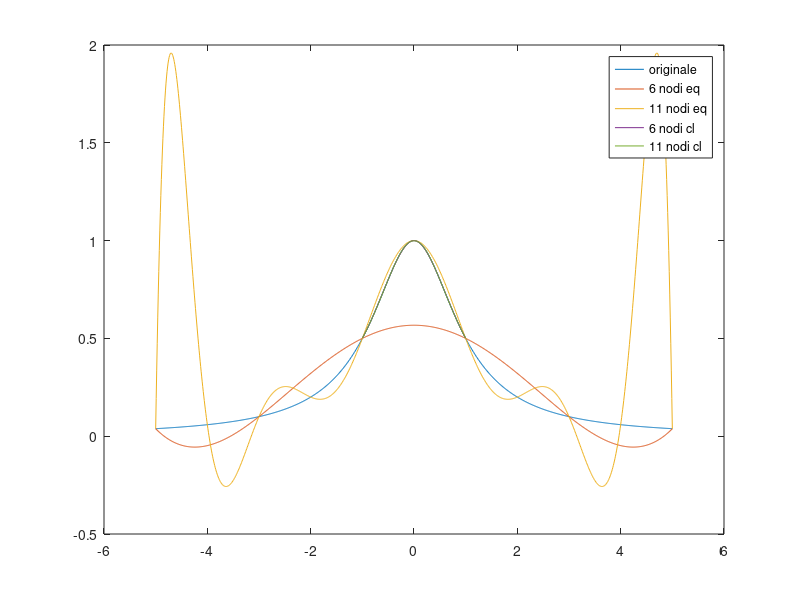

MATLAB code to generate this figure:
clear all;
clc;

f = @(x) 1 ./ (1 + x.^2);

s = linspace(-5, 5, 1000);
x1 = linspace(-5, 5, 6);
x2 = linspace(-5, 5, 11);

n1 = 6;
n2 = 11;

x3 = -cos([0:n1].*pi / n1);
x4 = -cos([0:n2].*pi / n2);

plot(s, f(s));

coeff1 = polyfit(x1, f(x1), 6);
coeff2 = polyfit(x2, f(x2), 11);
coeff3 = polyfit(x3, f(x3), 5);
coeff4 = polyfit(x4, f(x4), 10);

y1 = polyval(coeff1, s);
y2 = polyval(coeff2, s);
y3 = interp1(x3, f(x3), s, 'spline');
y4 = interp1(x4, f(x4), s, 'spline');

hold on;
plot(s, y1);
plot(s, y2);
plot(s, y3);
plot(s, y4);
legend("originale", "6 nodi eq", "11 nodi eq", "6 nodi cl", "11 nodi cl");

err1 = max(abs(y1 - f(s)));
err2 = max(abs(y2 - f(s)));
err3 = max(abs(y3 - f(s)));
err4 = max(abs(y4 - f(s)));

fprintf("Massimo Errore Assoluto -> 6 nodi eq \t %f\n", err1);
fprintf("Massimo Errore Assoluto -> 11 nodi eq \t %f\n", err2);
fprintf("Massimo Errore Assoluto -> 6 nodi cl \t %f\n", err3);
fprintf("Massimo Errore Assoluto -> 11 nodi cl \t %f\n", err4);
